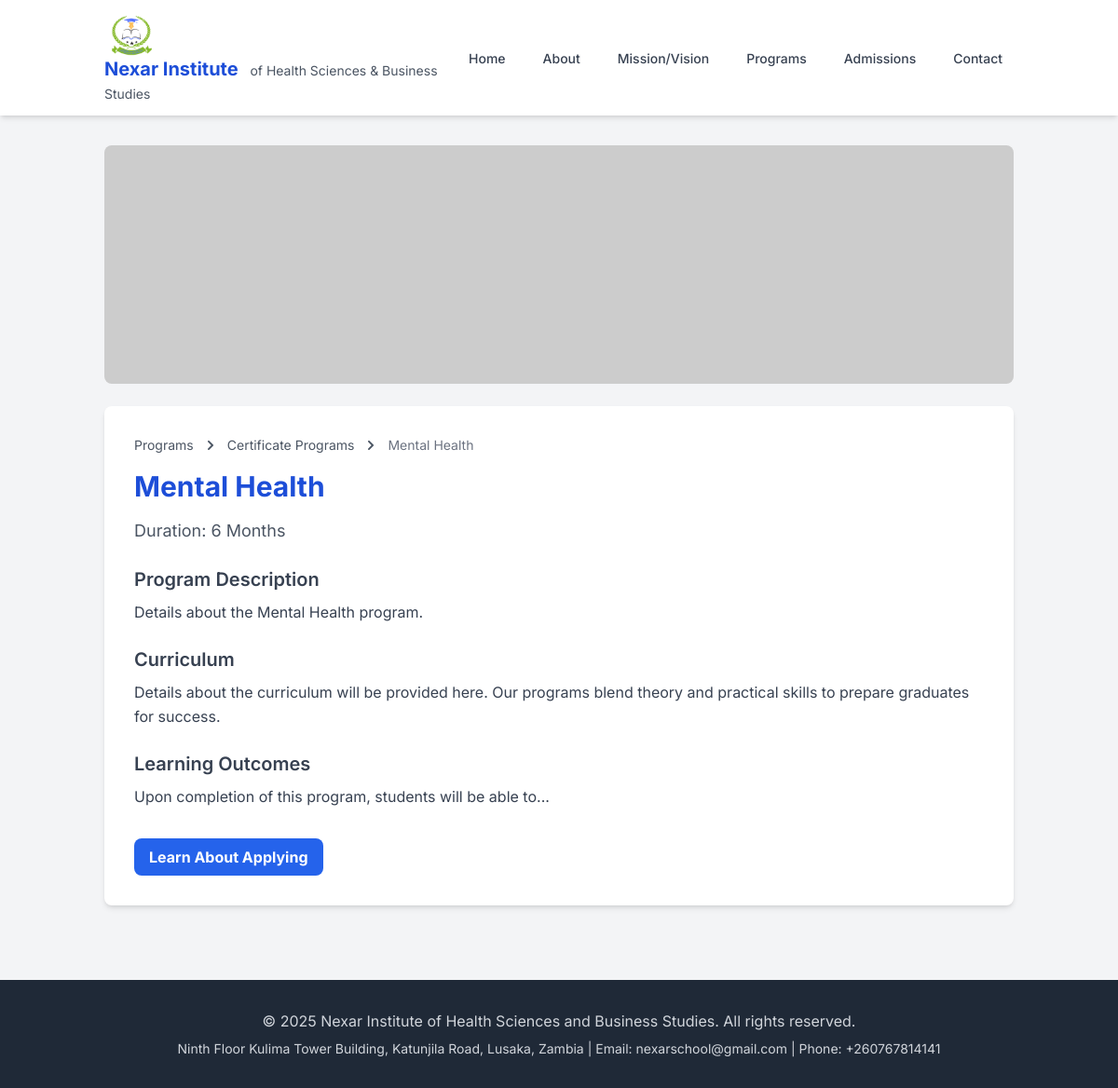
The page /programs/certificate-programs/mental-health/ on the database its author committed.
### programs/models.py (models this page shows, shortened)
class Program(models.Model):
    category = models.ForeignKey(ProgramCategory, on_delete=models.PROTECT, related_name='programs')
    title = models.CharField(max_length=200)
    slug = models.SlugField(max_length=210, unique=True, help_text="URL-friendly version of the title")
    description = models.TextField(blank=True, help_text="Detailed description of the program.")
    duration = models.CharField(max_length=100, help_text="e.g., 3 Years, 6 Months")
    is_active = models.BooleanField(default=True, help_text="Is this program currently offered?")
    created_at = models.DateTimeField(auto_now_add=True)
    updated_at = models.DateTimeField(auto_now=True)
    class Meta:
        ordering = ['category', 'title']

class ProgramCategory(models.Model):
    name = models.CharField(max_length=100, unique=True)
    slug = models.SlugField(max_length=110, unique=True, help_text="URL-friendly version of the name")
    class Meta:
        verbose_name_plural = "Program Categories"
        ordering = ['name']

### programs/views.py (the view)
# urls.py: path('<slug:category_slug>/<slug:program_slug>/', ProgramDetailView.as_view(), name='program_detail'),
class ProgramDetailView(DetailView):
    model = Program
    template_name = 'programs/program_detail.html'
    context_object_name = 'program'
    slug_url_kwarg = 'program_slug' # Matches the URL pattern parameter
    def get_queryset(self):
        return Program.objects.filter(is_active=True, category__slug=self.kwargs.get('category_slug'))
    def get_context_data(self, **kwargs):
        context = super().get_context_data(**kwargs)
        context['page_title'] = self.object.title
        return context

### cms/templatetags/cms_tags.py (called while the page is built)
@register.simple_tag
def get_image_url(identifier, default_static_path=None):
    try:
        content_obj = PageContent.objects.get(identifier=identifier, content_type='image')
        if content_obj.image_content:
            return content_obj.image_content.url
    except PageContent.DoesNotExist:
        pass
    except Exception:
        pass
    if default_static_path:
        from django.templatetags.static import static
        try:
            return static(default_static_path)
        except Exception:
             return ""
    return ""

### templates/programs/program_detail.html (shortened to what this page needs)
{% extends "base.html" %}
{% load cms_tags %}
{% load static %}
{% block content %}
<img src="{% get_image_url 'programs_banner' 'images/programs_banner.png' %}"
     alt="{{ program.title }} Program" class="w-full h-48 sm:h-64 object-cover rounded-lg mb-6"
     onerror="this.onerror=null; this.src='https://placehold.co/1200x300/cccccc/666666?text=Program+Banner+Not+Found';">
<div class="bg-white p-6 sm:p-8 rounded-lg shadow-md">
    <nav aria-label="breadcrumb" class="text-sm mb-4 text-gray-600"><ol class="list-none p-0 inline-flex flex-wrap"><li class="flex items-center"><a href="{% url 'programs:program_list' %}" class="hover:underline">Programs</a></li><li class="flex items-center"><a href="{% url 'programs:program_list_by_category' program.category.slug %}" class="hover:underline">{{ program.category.name }}</a></li><li class="flex items-center"><span class="text-gray-500">{{ program.title }}</span></li></ol></nav>
    <h1 class="text-2xl sm:text-3xl font-bold text-blue-700 mb-4">{{ program.title }}</h1>
    <p class="text-lg text-gray-600 mb-6">Duration: {{ program.duration }}</p>
    <div class="prose prose-sm sm:prose-base max-w-none text-gray-700 leading-relaxed">
        <h2 class="text-xl font-semibold mb-2">Program Description</h2>
        <p>{{ program.description|linebreaks }}</p>
        <h2 class="text-xl font-semibold mt-6 mb-2">Curriculum</h2>
        <p>Details about the curriculum will be provided here. Our programs blend theory and practical skills to prepare graduates for success.</p>
        <h2 class="text-xl font-semibold mt-6 mb-2">Learning Outcomes</h2>
        <p>Upon completion of this program, students will be able to...</p>
    </div>
    <div class="mt-8"><a href="{% url 'admissions:info' %}" class="bg-blue-600 hover:bg-blue-700 text-white font-bold py-2 px-4 rounded-lg transition duration-300 inline-block">Learn About Applying</a></div>
</div>
{% endblock %}

### templates/base.html (style rules this page uses)
body { font-family: 'Inter', sans-serif; }

### rows shown on the page
Program: category.name "Certificate Programs", title "Mental Health", duration "6 Months", description "Details about the Mental Health program."
